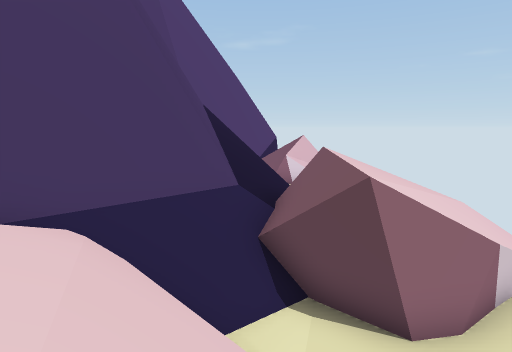
view 1 (above)

14 first-person views from a walk through a scene from a Unity 3-D project. The camera is 1.3 m above the floor, tilts 8° down and sees 75° across. The floor is counted in squares, 0.5 m on a side. Each view is taken from the middle of a square. On the plan, view 1 faces up. The plan holds only what a view shows up to about 20 squares ahead; the rest is blank. The place goes on beyond the plan. Some surface patterns are stand-ins.

view 2
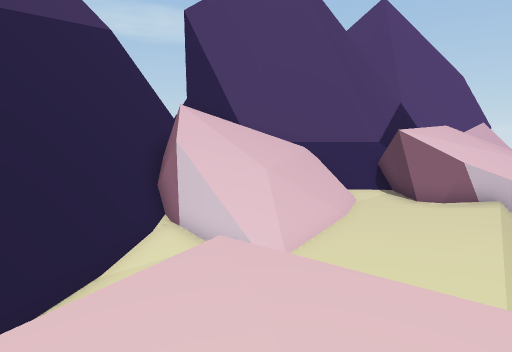

view 3
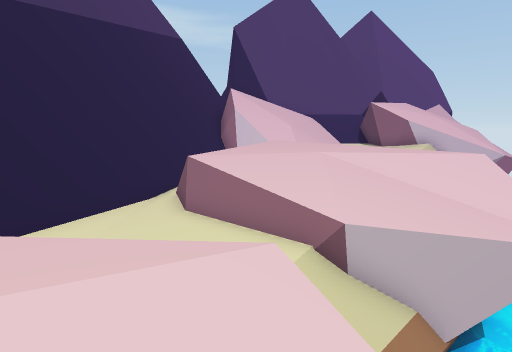

view 4
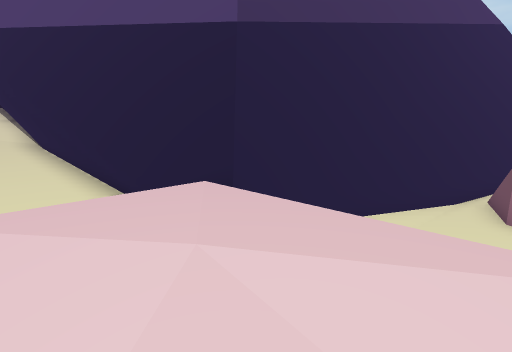

view 5
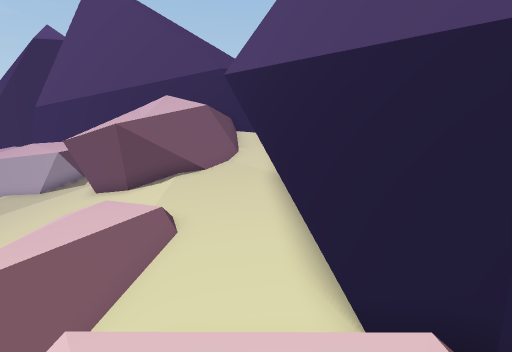

view 6
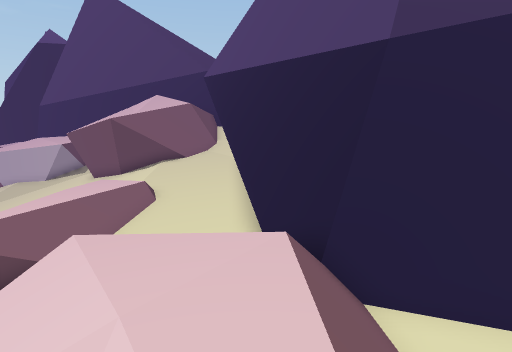

view 7
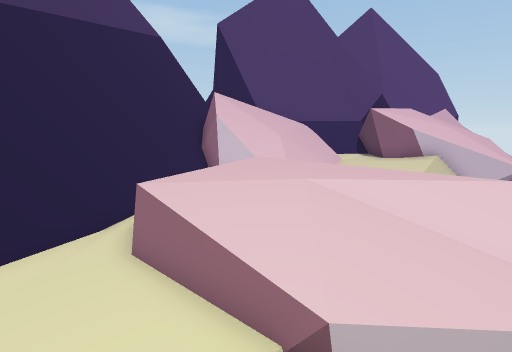

view 8
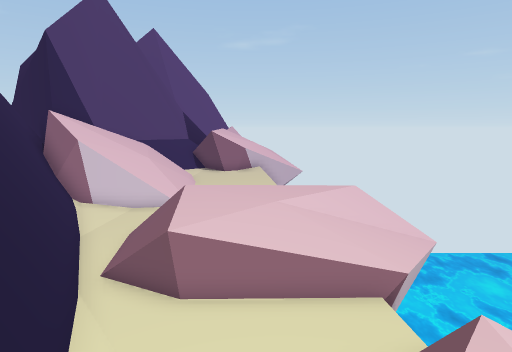

view 9
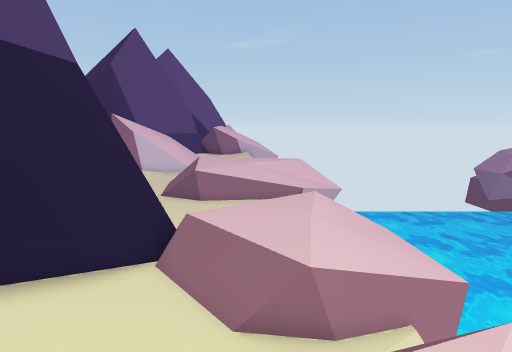

view 10
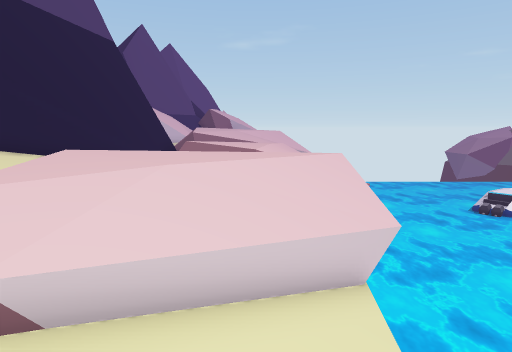

view 11
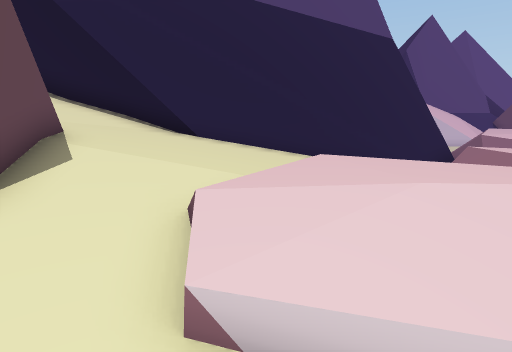

view 12
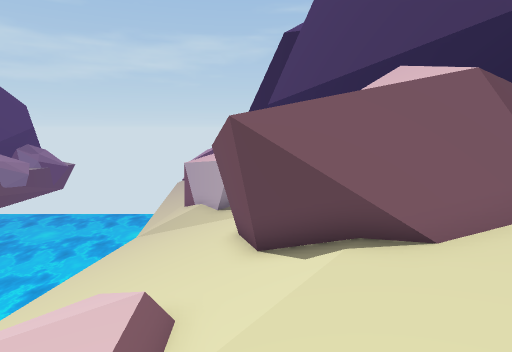

view 13
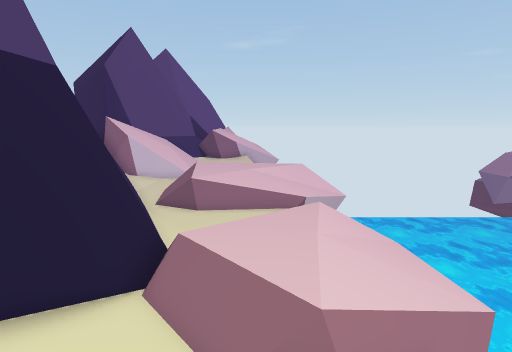

view 14
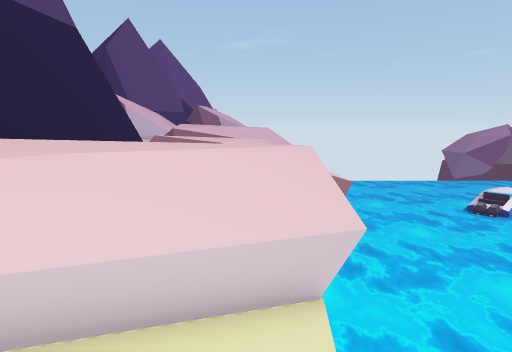

### Floor plan
Key: @ floor where view 1 was taken; # wall or solid block; x gap in a wall; . main floor; : floor 0.25 m higher than the main floor; - floor 0.25 m lower than the main floor; + floor 0.5 m higher than the main floor; _ floor 0.5 m lower than the main floor; * floor 0.75 m higher than the main floor; < floor 0.75 m lower than the main floor; % floor 1 m higher than the main floor; ( floor 1 m lower than the main floor; & floor 1.25 m higher than the main floor; ! floor 1.25 m lower than the main floor; $ floor 1.5 m higher than the main floor; / step, stairs or slope; = window, fence, low wall or low ledge; ≈ water the walk keeps out of; ^ raised ledge; v drop or lower ground.
Columns run from 7 left of view 1 to 11 right of it. Each row starts with its distance up from view 1.
  7     ##=
  6     ##=*%&%*+v
  5    ##=*/=##xv
  4   ##=///#==.
  3   #= ///....-
  2 ####////....-
  1 v##/////--...
  0 =v/////@/----   ≈ ≈
 -1 =$v##////----  ≈≈ ≈
 -2  ^#=#==//    //v≈≈≈
 -3   ##=--- //:::///≈≈
 -4   ####-//::::////≈≈
 -5    ##=_//::::/--_≈
 -6     ###//:::..--≈
 -7     ##=_#::...-≈
 -8      ###_==v///≈
 -9      ##=<_____<
-10       #^#<<<___v≈≈
-11       ##=<<< /-//<
-12        ###<  .-//<
-13        ##=///.-//<≈
-14         #=//..///<≈
-15         #=/...-//<≈
-16         #=-...//_≈≈
-17        ##=_/..-/v≈≈
-18        ##-_//==#≈≈≈
-19        #=--_/<< ≈≈≈
-20       ##---_///≈≈≈≈
-21       ##---//../≈≈≈
-22      ##.-//...//≈≈≈
-23     ###../...///≈
-24     ##:..-..///≈
-25    ##::..-.-//(≈
-26   #####./-////(
-27   #=^^###-//
-28   ###^^^^^_///!
-29   #^^   ^^_///!≈

Where each view was taken, in squares from view 1:
view 1: 0 up, 0 right, facing up
view 2: 7 down, 6 right, facing up-left
view 3: 13 down, 10 right, facing up-left
view 4: 14 down, 10 right, facing left
view 5: 14 down, 7 right, facing down-left
view 6: 11 down, 8 right, facing down-left
view 7: 11 down, 9 right, facing up-left
view 8: 15 down, 4 right, facing up
view 9: 24 down, 5 right, facing up
view 10: 29 down, 6 right, facing up
view 11: 28 down, 6 right, facing up-left
view 12: 21 down, 1 right, facing down
view 13: 23 down, 5 right, facing up
view 14: 28 down, 7 right, facing up
